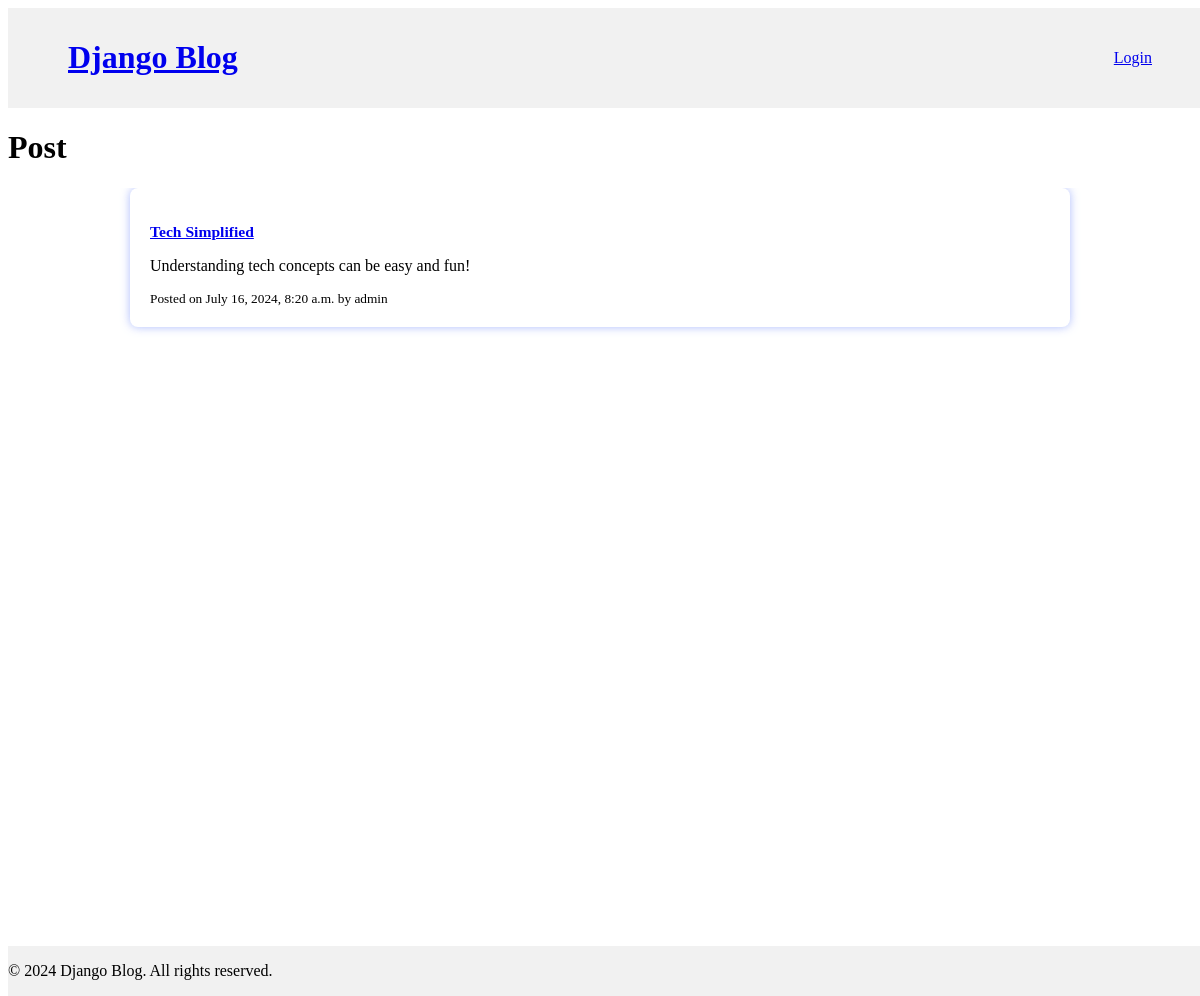
Screenshot of /blogs/13/ with the database file from the repository.
### blogs/models.py (models this page shows, shortened)
class Post(models.Model):
    user = models.ForeignKey(User, on_delete=models.CASCADE)
    title = models.CharField(max_length=100)
    content = models.TextField()
    date_posted = models.DateTimeField(default=timezone.now)

### blogs/views.py (the view)
# urls.py: path("<int:pk>/", views.detailPost.as_view(), name='detailPost'),
class detailPost(DetailView):
    model = Post
    template_name = 'blogs/detailPost.html'
    def get_context_data(self, **kwargs):
        context = super().get_context_data(**kwargs)
        return context

### blogs/templates/blogs/detailPost.html (shortened to what this page needs)
{% load static %}
<!DOCTYPE html>
<html lang="en">
<head>
    <link rel="stylesheet" href="{% static 'blogs/detailPost.css' %}">
</head>
<body>
    {% include 'header.html' %}
    <h1>Post</h1>
    <div class="container">
        <div class="post">
            <a href="{% url 'detailPost' post.pk %}">
                <h3>{{ post.title }}</h3>
            </a>
            <p>{{ post.content }}</p>
            <small>Posted on {{ post.date_posted }} by {{ post.user.username }}</small>
        </div>
    </div>
    {% include 'footer.html' %}
</body>
</html>

### blogs/static/blogs/detailPost.css (style rules this page uses)
.container { display: flex; justify-content: center; align-items: flex-start; min-height: 100vh; margin: 0; overflow-y: auto; }
.post { max-width: 900px; width: 100%; padding: 20px; box-shadow: 0 0 10px rgba(153, 171, 253, 0.8); background-color: #ffffff; border-radius: 8px; }
.post small, .post a { display: block; font-size: smaller; }

### rows the page displays
Post: title "Tech Simplified", content "Understanding tech concepts can be easy and fun!", date_posted "July 16, 2024, 8:20 a.m.", user.username "admin"
